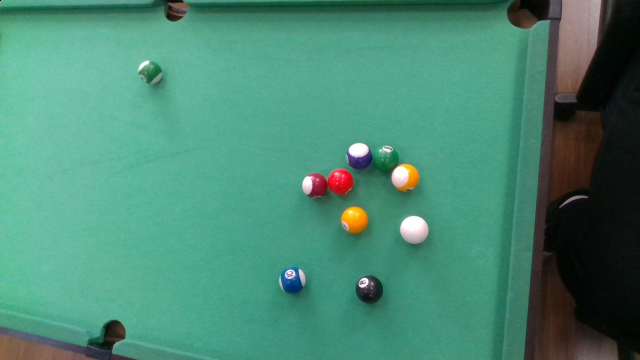
//> input picture EX9/pics/ball3.png, 640 x 360 px
$ ./mytest   (built with g++ and OpenCV 4)
//> lines starting //> are read from the running program, lines starting //| are printed output that depends on the picture; after the words box and inside, x2 and y2 are one past the last pixel; in counts of white or black regions, pixels touching at a corner belong together
/**
 * @brief: 输入图片找球位置
 * @author： liujin
 * @date: 2019/5/11
*/

/**头文件*/
#include <opencv2/opencv.hpp>
#include <opencv2/imgproc/imgproc.hpp>
#include <iostream>

using namespace cv;
using namespace std;


/**函数声明*/
void identify(Mat &src);
void HoughTrans(Mat& srcImage,vector<Vec3f>& circles);

/**主程序*/
int main() {
    Mat srcImage;
    /// 读入源图片
    srcImage = imread("../pics/ball3.png");
//> srcImage is the input picture: 360 rows x 640 cols, CV_8UC3; mean B, G, R 115.6, 137.2, 73.5
    if (!srcImage.data) {
        printf("读入文件错误！\n");
        return 1;
    }
    printf("按下q或者esc退出程序\n");

    /// 保存找到的圆
    vector<Vec3f>circles;
    /// 霍夫变换，并绘图
    HoughTrans(srcImage,circles);

    waitKey(0);
    return 0;
}

void identify(Mat &src) {


}

/// 输入图，找出图中的圆,并画在srcImage上
void HoughTrans(Mat& srcImage, vector<Vec3f>& circles) {

    Mat grayImage;
    cvtColor(srcImage, grayImage, CV_BGR2GRAY);//转化边缘检测后的图为灰度图
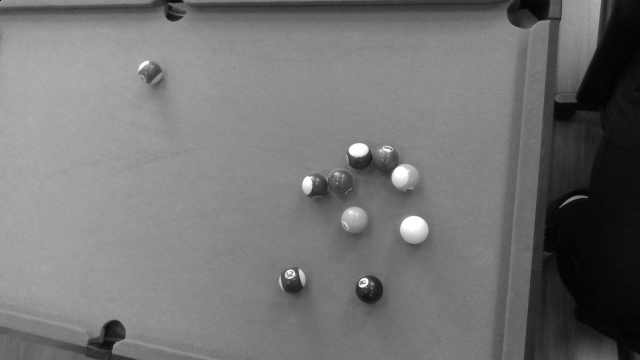
//> grayImage: 360 rows x 640 cols, CV_8UC1; min 0, max 254, mean 115.7

    vector<int> HoughParams = {20, 80, 12, 10, 20};//mindist,canny高阈值,累加器阈值,圆半径最小,最大
    //HoughCircles(InputArray image,OutputArray circles, int method, double dp,
    //             double minDist, double param1=100,double param2=100,
    //             int minRadius=0, int maxRadius=0 )
    //            输入      输出圆                累加器分辨率 mindist canny高阈值 累加器阈值  圆半径最小最大
    HoughCircles(grayImage, circles, CV_HOUGH_GRADIENT, 1, HoughParams.at(0), HoughParams.at(1), \
                 HoughParams.at(2), HoughParams.at(3), HoughParams.at(4));
//> circles = 15 circles (x, y, radius), first 12: [404.5, 176.5, 13.2], [149.5, 71.5, 11.8], [368.5, 289.5, 13.6], [359.5, 156.5, 12.2], [291.5, 279.5, 13.1], [522.5, 12.5, 15.6], [413.5, 228.5, 14], [313.5, 184.5, 11.6], [115.5, 335.5, 15.9], [385.5, 158.5, 13.6], [338.5, 181.5, 13.2], [173.5, 9.5, 11.4]
    //依次在 houghImage 图中绘制出圆
    Mat houghImage;
    srcImage.copyTo(houghImage);
    for (size_t i = 0; i < circles.size(); i++) {
        Point center(cvRound(circles[i][0]), cvRound(circles[i][1])); //circles的三个参数：x,y,radius
        int radius = cvRound(circles[i][2]);
        //绘制圆心
        circle(houghImage, center, 3, Scalar(0, 255, 0), -1, 8, 0);  //
        //绘制圆轮廓
        circle(houghImage, center, radius, Scalar(155, 50, 255), 3, 8, 0);
    }
//> this loop made 15 passes
//> (center, radius) on passes 1 to 12: (Point(404, 176), 13), (Point(150, 72), 12), (Point(368, 290), 14), (Point(360, 156), 12), (Point(292, 280), 13), (Point(522, 12), 16), (Point(414, 228), 14), (Point(314, 184), 12), (Point(116, 336), 16), (Point(386, 158), 14), (Point(338, 182), 13), (Point(174, 10), 11)
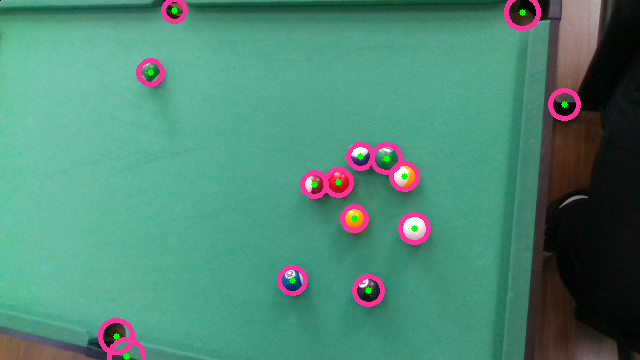
//> houghImage: 360 rows x 640 cols, CV_8UC3; 2.66% of pixels changed, all inside (x1, y1, x2, y2) = (98, 0, 581, 360)
//> in main, `HoughTrans(srcImage,circles);`: circles = 15 items, first 12: [404.5, 176.5, 13.2], [149.5, 71.5, 11.8], [368.5, 289.5, 13.6], [359.5, 156.5, 12.2], [291.5, 279.5, 13.1], [522.5, 12.5, 15.6], [413.5, 228.5, 14], [313.5, 184.5, 11.6], [115.5, 335.5, 15.9], [385.5, 158.5, 13.6], [338.5, 181.5, 13.2], [173.5, 9.5, 11.4]
    //显示效果图
    imshow("霍夫变换", houghImage);
}

$ run again, with EX9/pics/ball1.png copied over EX9/pics/ball3.png
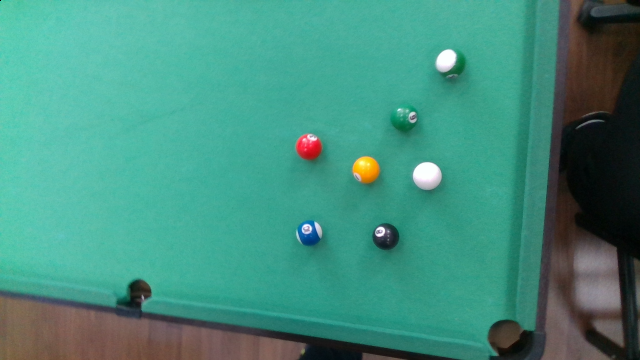
//> input picture EX9/pics/ball1.png, 640 x 360 px
//> srcImage is the input picture: 360 rows x 640 cols, CV_8UC3; mean B, G, R 126.9, 143.1, 67.5
//> in HoughTrans, `cvtColor(srcImage, grayImage, CV_BGR2GRAY);`:
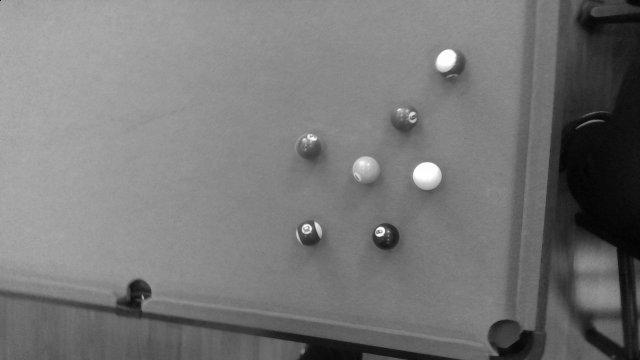
//> grayImage: 360 rows x 640 cols, CV_8UC1; min 0, max 254, mean 118.6
//> in HoughTrans, `HoughCircles(grayImage, circles, CV_HOUGH_GRADIENT, 1, HoughParams.at(..`: circles = 10 circles (x, y, radius): [505.5, 338.5, 19.4], [385.5, 236.5, 13.4], [307.5, 146.5, 13.4], [138.5, 291.5, 12.5], [309.5, 231.5, 11.8], [365.5, 167.5, 11.8], [451.5, 64.5, 16], [403.5, 117.5, 13.4], [427.5, 174.5, 14.3], [596.5, 14.5, 19.4]
//> the loop in HoughTrans, `for (size_t i = 0; i < circles.size(); i++)` made 10 passes
//> (center, radius) on passes 1 to 8: (Point(506, 338), 19), (Point(386, 236), 13), (Point(308, 146), 13), (Point(138, 292), 12), (Point(310, 232), 12), (Point(366, 168), 12), (Point(452, 64), 16), (Point(404, 118), 13)
//> after the loop in HoughTrans, `for (size_t i = 0; i < circles.size(); i++)`:
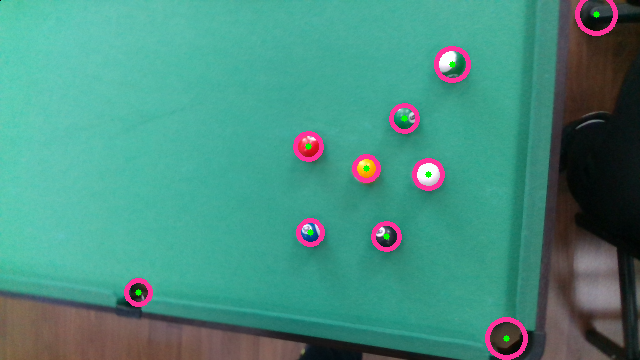
//> houghImage: 360 rows x 640 cols, CV_8UC3; 1.99% of pixels changed, all inside (x1, y1, x2, y2) = (124, 0, 618, 360)
//> `HoughTrans(srcImage,circles);`: circles = 10 items: [505.5, 338.5, 19.4], [385.5, 236.5, 13.4], [307.5, 146.5, 13.4], [138.5, 291.5, 12.5], [309.5, 231.5, 11.8], [365.5, 167.5, 11.8], [451.5, 64.5, 16], [403.5, 117.5, 13.4], [427.5, 174.5, 14.3], [596.5, 14.5, 19.4]

$ run again, with EX9/pics/ball4.png copied over EX9/pics/ball3.png
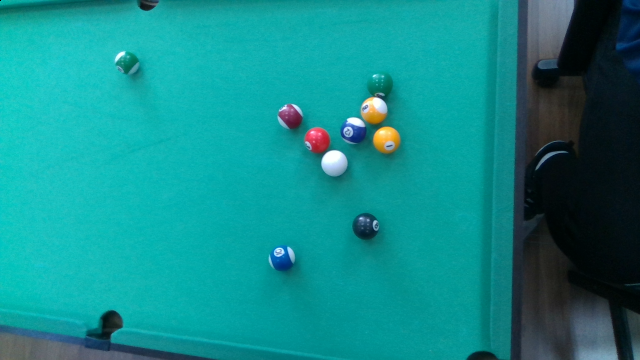
//> input picture EX9/pics/ball4.png, 640 x 360 px
//> srcImage is the input picture: 360 rows x 640 cols, CV_8UC3; mean B, G, R 138.4, 138.3, 17.7
//> in HoughTrans, `cvtColor(srcImage, grayImage, CV_BGR2GRAY);`:
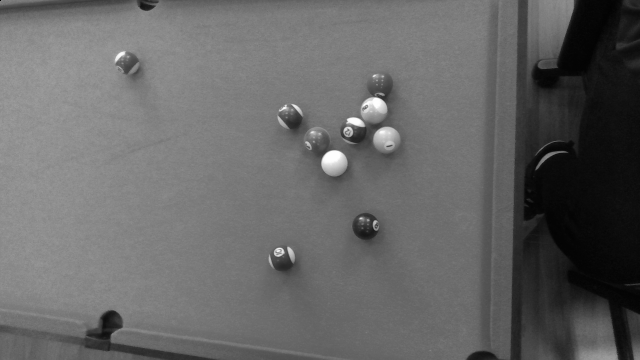
//> grayImage: 360 rows x 640 cols, CV_8UC1; min 0, max 254, mean 102.2
//> in HoughTrans, `HoughCircles(grayImage, circles, CV_HOUGH_GRADIENT, 1, HoughParams.at(..`: circles = 14 circles (x, y, radius), first 12: [373.5, 109.5, 13.4], [352.5, 130.5, 13.2], [365.5, 226.5, 13.2], [110.5, 322.5, 12.2], [126.5, 62.5, 12.2], [333.5, 162.5, 12.2], [547.5, 72.5, 16.1], [282.5, 258.5, 12.1], [317.5, 137.5, 11.8], [385.5, 138.5, 13], [291.5, 114.5, 10.5], [555.5, 169.5, 18.2]
//> the loop in HoughTrans, `for (size_t i = 0; i < circles.size(); i++)` made 14 passes
//> (center, radius) on passes 1 to 8: (Point(374, 110), 13), (Point(352, 130), 13), (Point(366, 226), 13), (Point(110, 322), 12), (Point(126, 62), 12), (Point(334, 162), 12), (Point(548, 72), 16), (Point(282, 258), 12)
//> after the loop in HoughTrans, `for (size_t i = 0; i < circles.size(); i++)`:
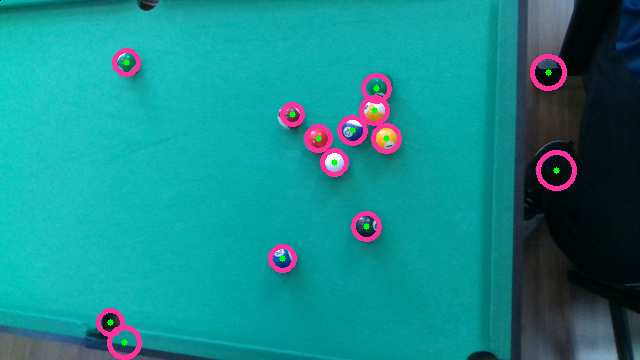
//> houghImage: 360 rows x 640 cols, CV_8UC3; 2.59% of pixels changed, all inside (x1, y1, x2, y2) = (96, 48, 577, 360)
//> `HoughTrans(srcImage,circles);`: circles = 14 items, first 12: [373.5, 109.5, 13.4], [352.5, 130.5, 13.2], [365.5, 226.5, 13.2], [110.5, 322.5, 12.2], [126.5, 62.5, 12.2], [333.5, 162.5, 12.2], [547.5, 72.5, 16.1], [282.5, 258.5, 12.1], [317.5, 137.5, 11.8], [385.5, 138.5, 13], [291.5, 114.5, 10.5], [555.5, 169.5, 18.2]
